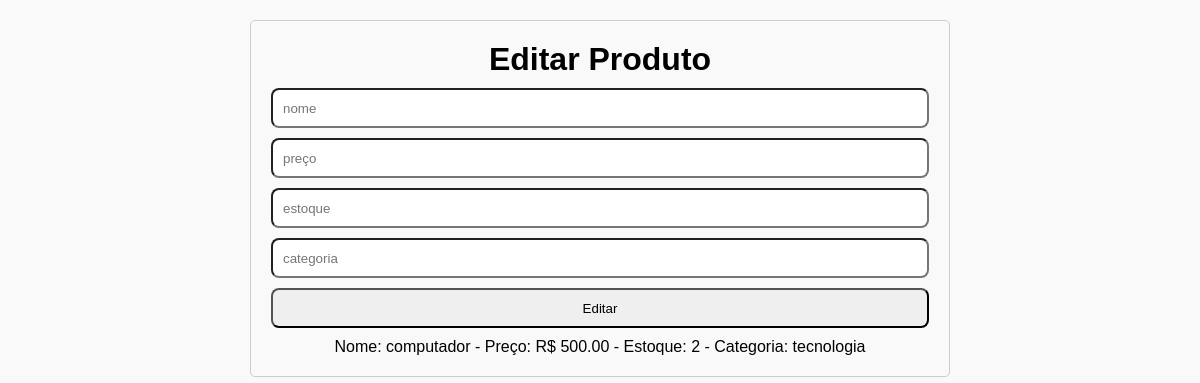
Screenshot of /produtos/editar/8/ with the database file from the repository.
### produtos/models.py (models this page shows, shortened)
class Produto(models.Model):
    name = models.CharField(max_length=100)
    price = models.DecimalField(max_digits=10, decimal_places=2)
    storage = models.IntegerField()
    category_id = models.ForeignKey('categorias.Categoria', on_delete=models.CASCADE)

### categorias/models.py (models this page shows, shortened)
class Categoria(models.Model):
    name = models.CharField(max_length=100)

### produtos/views.py (the view)
# urls.py: path("editar/<int:id>/", editar_produto, name="editar_produto"),
def editar_produto(request, id):
    produto = Produto.objects.get(id=id)
    return render(request, "editar_produto.html", {"produto": produto})

### produtos/templates/editar_produto.html (shortened to what this page needs)
<!doctype html>
<html lang="en">
  <head>
  </head>
  <body>
    <h1>Editar Produto</h1>
    <form action="{% url 'update_produto' produto.id %}" method="POST">
      <input type="text" name="name" placeholder="nome" />
      <input type="text" name="price" placeholder="preço" />
      <input type="text" name="storage" placeholder="estoque" />
      <input type="text" name="category_id" placeholder="categoria" />
      <button type="submit">Editar</button>
    </form>
    <p>
      Nome: {{produto.name}} - Preço: R$ {{produto.price}} - Estoque:
      {{produto.storage}} - Categoria: {{produto.category_id.name}}
    </p>
  </body>
</html>

### produtos/templates/editar_produto.html (style rules this page uses)
* { margin: 0; padding: 0; box-sizing: border-box; font-family: sans-serif; }
body { display: flex; flex-direction: column; align-items: center; gap: 10px; width: 700px; margin: 20px auto; padding: 20px; border: 1px solid #ccc; border-radius: 5px; background-color: #f9f9f9; }
form { display: flex; flex-direction: column; gap: 10px; width: 100%; }
input { padding: 10px; height: 40px; border-radius: 8px; }
button { padding: 10px; height: 40px; border-radius: 8px; }

### rows the page displays
Produto: name "computador", price "500.00", storage "2", category_id.name "tecnologia"
